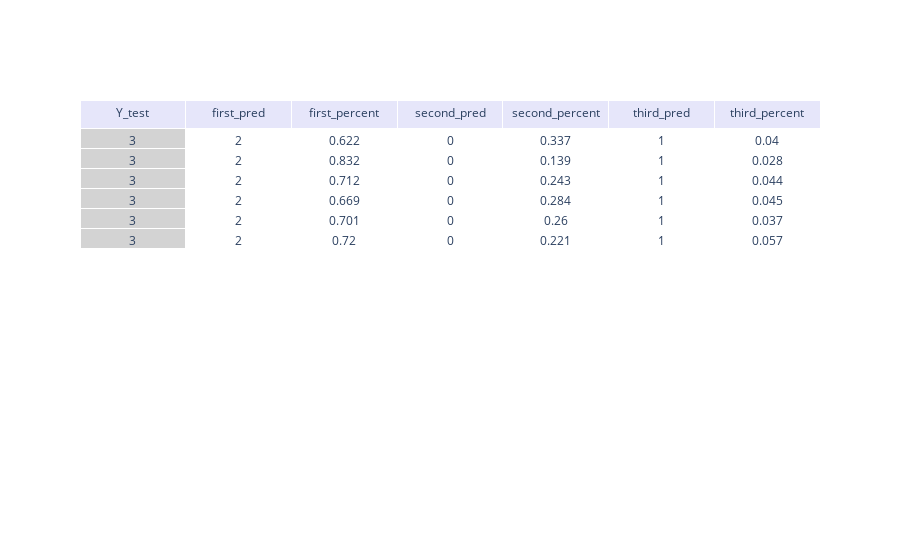

The code cell stored with this chart in its notebook:
### Code cell
def print_series_prediction_3(sound, label):
    sounds = []
    audio = []
    first_preds = []
    first_percent = []
    second_preds = []
    second_percent = []
    third_preds = []
    third_percent = []
    for i in range(len(sound)): #para imprimir tabela de previsoes
        predictions = model.predict_proba(sound)
        predic = largest_indices(predictions[i], 3)
        percentage = predictions[i][predic]
        
        sounds.append(label[i])
        #audio.append(display(Audio(AUDIO, autoplay=True, rate=rate)))
        first_preds.append((predic)[0])
        first_percent.append(truncate(percentage[0],3))
        second_preds.append((predic)[1])
        second_percent.append(truncate(percentage[1],3))
        third_preds.append((predic)[2])
        third_percent.append(truncate(percentage[2],3))
        mean_first = sum(first_preds)/ len(first_preds)
        mean_first = int(round(mean_first))
        mean_second = sum(second_preds)/ len(second_preds)
        mean_second = int(round(mean_second))
        mean_third = sum(third_preds)/ len(third_preds)
        mean_third = int(round(mean_third))
       
    data = {'Y_test':  sounds, #'Sound': audio, 'mean_first' : mean_first, 'mean_second' : mean_second,'mean_third': mean_third 
            'first_pred': first_preds,
            'first_percent': first_percent,
            'second_pred': second_preds,
            'second_percent': second_percent,
            'third_pred': third_preds,
            'third_percent': third_percent
           }
    
    df = pd.DataFrame(data)
    fig = go.Figure(data=[go.Table(
    header=dict(values=list(df.columns),
                fill_color='lavender',
                align='center'),
    cells=dict(values=[df.Y_test, df.first_pred, df.first_percent, df.second_pred, # df.Sound,df.mean_first,df.mean_second,df.mean_third
                       df.second_percent, df.third_pred, df.third_percent],
               #fill_color='lightgrey',
               fill=dict(color=['lightgrey', 'white']),
               align='center'))])

    fig.show()
    
    print('Mean of timestamps:', mean_first)
    
    return df

df = print_series_prediction_3(X_TEST_CLASSICAL, Y_TEST_CLASSICAL)

### Figure 1 — Plotly figure (JSON) as saved in the notebook; plotly's stock layout.template omitted (floating-point values rounded to 4 significant figures)
{"data": [{"cells": {"align": "center", "fill": {"color": ["lightgrey", "white"]}, "values": [[3, 3, 3, 3, 3, 3], [2, 2, 2, 2, 2, 2], [0.622, 0.832, 0.712, 0.669, 0.701, 0.72], [0, 0, 0, 0, 0, 0], [0.337, 0.139, 0.243, 0.284, 0.26, 0.221], [1, 1, 1, 1, 1, 1], [0.04, 0.028, 0.044, 0.045, 0.037, 0.057]]}, "header": {"align": "center", "fill": {"color": "lavender"}, "values": ["Y_test", "first_pred", "first_percent", "second_pred", "second_percent", "third_pred", "third_percent"]}, "type": "table"}], "layout": {}}
